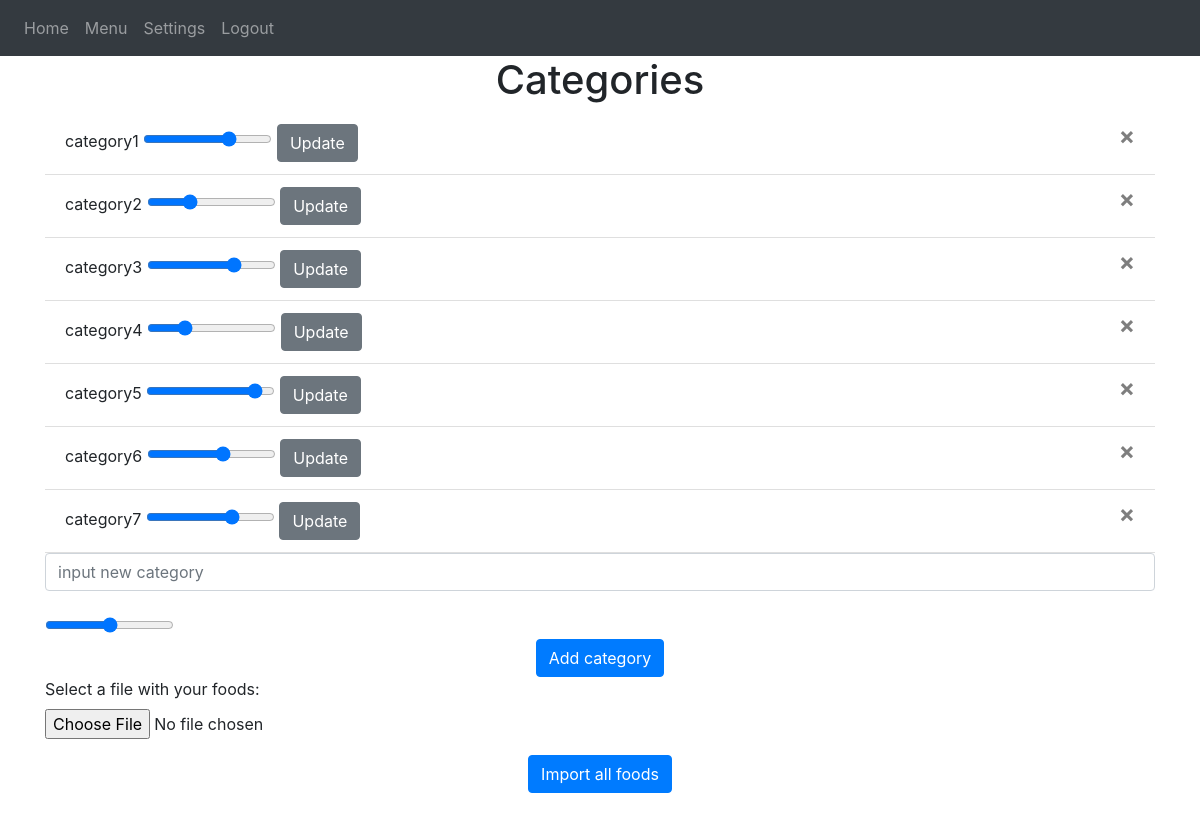
The app's page /settings (signed in), older data.
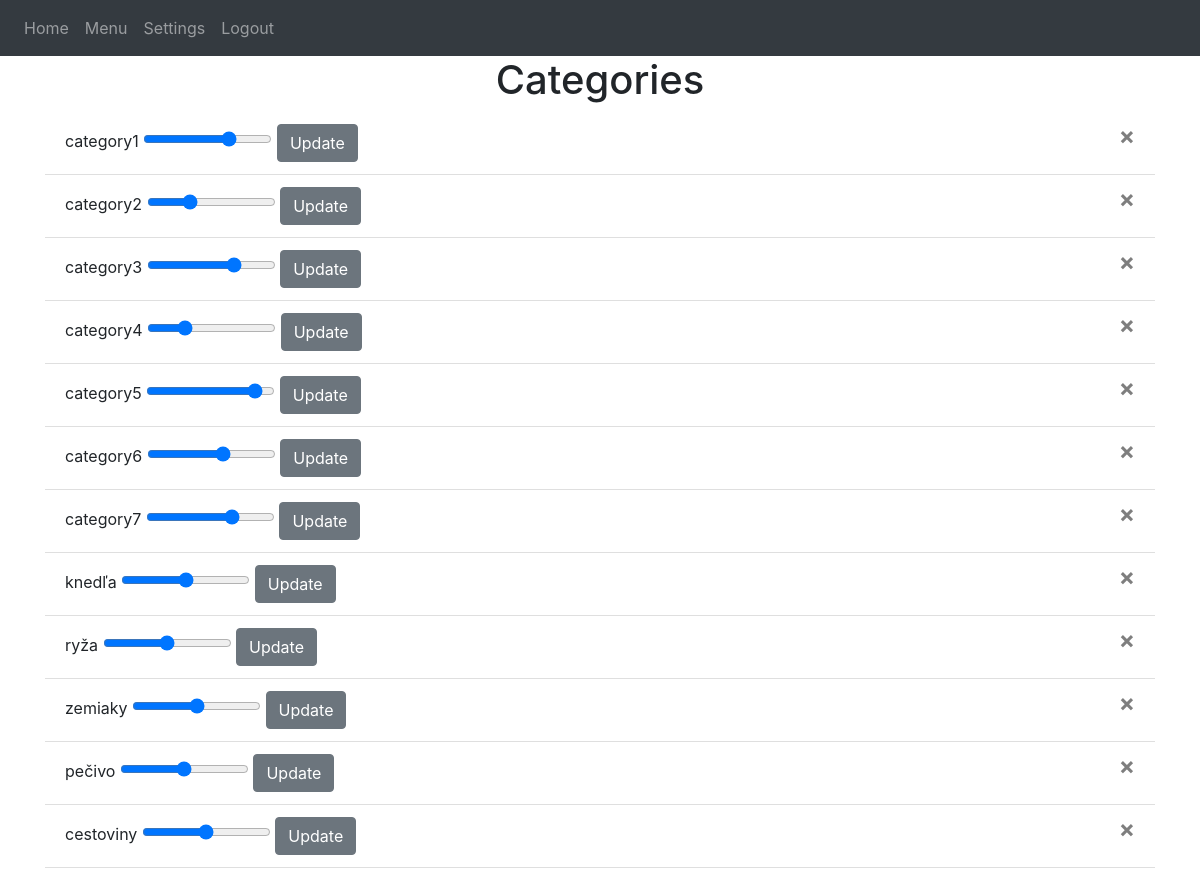
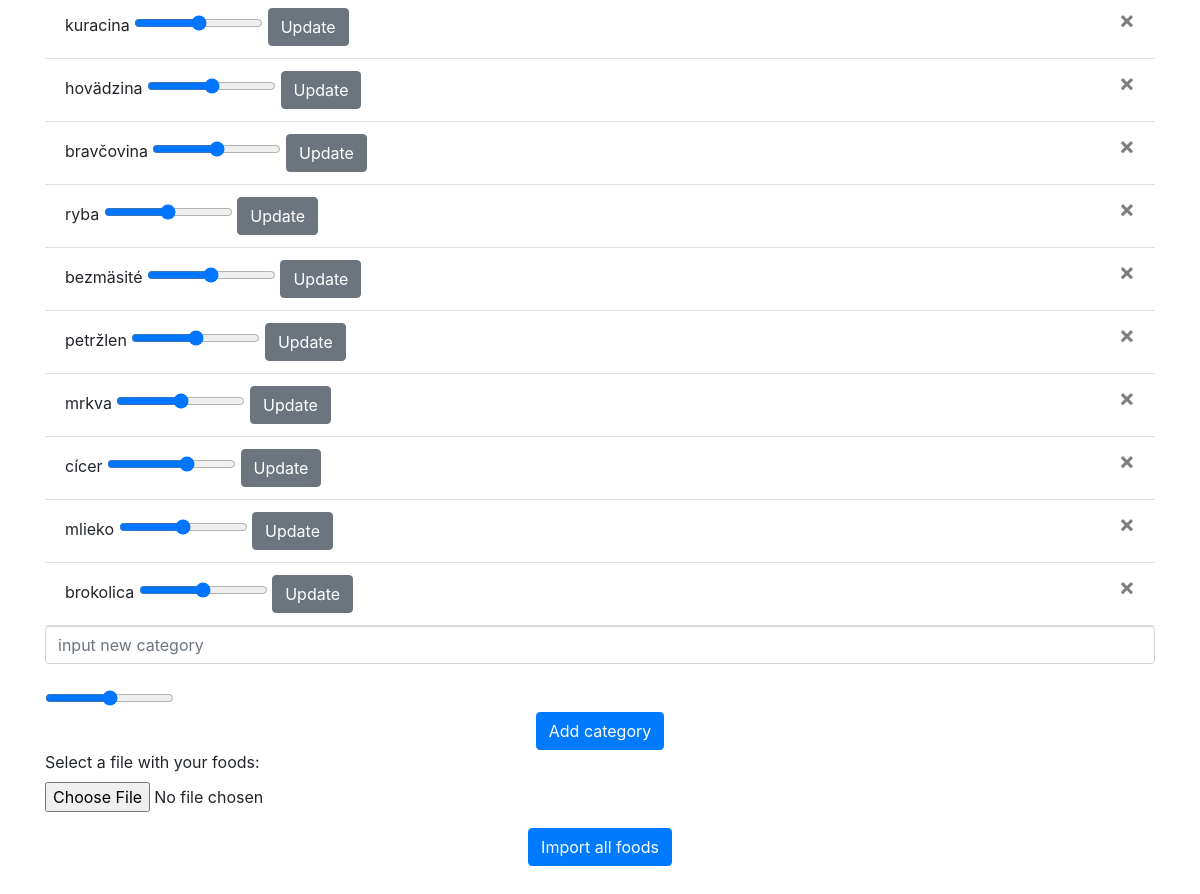
The same page, newer data (2 pictures, top to bottom).
### src/models.py (models this page shows)
class Category(db.Model):
    __tablename__ = "categories"
    id = db.Column(db.Integer, primary_key=True)
    name = db.Column(db.String(100))
    value = db.Column(db.Float())
    immediateValue = db.Column(db.Float())
    user_id = db.Column(db.Integer,db.ForeignKey('users.id'))
    foods = db.relationship('Food',secondary='food_category',back_populates='categories')

### src/views.py (the view, shortened to what this page needs)
@views.route('/settings',methods=['GET','POST'])
@login_required
def settings():
    return render_template("settings.html", user=current_user)

### src/__init__.py (called while the page is built)
def create_app():
    app = Flask(__name__)
    app.config['SECRET_KEY'] = 'tajny klucik'
    app.config['SQLALCHEMY_DATABASE_URI'] = f'sqlite:///{DB_NAME}'
    app.config['UPLOAD_FOLDER'] = configuration.UPLOAD_FOLDER
    db.init_app(app)
    from .views import views
    from .auth import auth
    app.register_blueprint(views, url_prefix='/')
    app.register_blueprint(auth, url_prefix='/')
    from .models import User, Food, Category, FoodCategory
    create_database(app)
    login_manager = LoginManager()
    login_manager.login_view = 'auth.login'
    login_manager.init_app(app)
    @login_manager.user_loader
    def load_user(id):
        return User.query.get(int(id))
    return app

### src/templates/settings.html
{% extends "base.html" %} {% block title %}Settings{% endblock %}
{% block content %}
<h1 align="center">Categories</h1>
<ul class="list-group list-group-flush" id="categories">
    {% for category in user.categories %}
    <li class="list-group-item">
        {{ category.name }}
        <input
            type="range"
            name="{{'categoryvalue_'+category.id|string}}"
            id="{{'categoryvalue_'+category.id|string}}"
            class="form-range"
            min="0"
            max="1"
            step="0.01"
            value="{{category.value}}"
        />
        <button type="button" class="btn btn-secondary" onClick="updateCategory({{ category.id }}, {{'categoryvalue_'+category.id|string}} )">
            <span>Update</span>
        </button>
        <button type="button" class="close" onClick="deleteCategory({{ category.id }} )">
            <span aria-hidden="true">&times;</span>
        </button>
    </li>
    {% endfor %}
</ul>
<div>
<form method="POST">
    <input
        type="text"
        name="category"
        id="category"
        class="form-control"
        placeholder="input new category"
    />
    <br />
    <input
        type="range"
        name="categoryvalue"
        id="categoryvalue"
        class="form-range"
        min="0"
        max="1"
        step="0.01"
    />
    <br />
    <div align="center">
        <button type="submit" name='categoryform' class="btn btn-primary">Add category</button>
    </div>
</form>
</div>
<div>
<form method="POST" enctype="multipart/form-data">
    <div class="form-group">
        <label for="myfile">Select a file with your foods:</label>
        <input type="file" id="file" name="file" class="form-control-file">
    </div>
    <div align="center">
        <button type="submit"  name='fileform' class="btn btn-primary">Import all foods</button>
    </div>
</form>
</div>
{% endblock %}

### src/templates/base.html (shortened to what this page needs)
<!DOCTYPE html>
<html>
  <head>
    <link
      rel="stylesheet"
      href="https://stackpath.bootstrapcdn.com/bootstrap/4.4.1/css/bootstrap.min.css"
    />
    <link
      rel="stylesheet"
      href="https://stackpath.bootstrapcdn.com/font-awesome/4.7.0/css/font-awesome.min.css"
    />
  </head>
  <body>
    <nav class="navbar navbar-expand-lg navbar-dark bg-dark">
      <div class="collapse navbar-collapse" id="navbar">
        <div class="navbar-nav">
        {% if user.is_authenticated %}
          <a class="nav-item nav-link" id="home" href="/">Home</a>
          <a class="nav-item nav-link" id="menu" href="/menu">Menu</a>
          <a class="nav-item nav-link" id="settings" href="/settings">Settings</a>
          <a class="nav-item nav-link" id="logout" href="/logout">Logout</a>
        {% else %}
          <a class="nav-item nav-link" id="login" href="/login">Login</a>
          <a class="nav-item nav-link" id="signUp" href="/sign-up">Sign Up</a>
        {% endif %}
        </div>
      </div>
    </nav>
    <div class="container">{% block content %} {% endblock %}</div>
    <div style="height: 50px;">
    </div>
  </body>
</html>

Row changes from the older to the newer data that the page shows:
added Category: name "knedľa", value "0.5"
added Category: name "ryža", value "0.5"
added Category: name "zemiaky", value "0.5"
added Category: name "pečivo", value "0.5"
added Category: name "cestoviny", value "0.5"
added Category: name "kuracina", value "0.5"
added Category: name "hovädzina", value "0.5"
added Category: name "bravčovina", value "0.5"
added Category: name "ryba", value "0.5"
added Category: name "bezmäsité", value "0.5"
added Category: name "petržlen", value "0.5"
added Category: name "mrkva", value "0.5"
added Category: name "cícer", value "0.64"
added Category: name "mlieko", value "0.5"
added Category: name "brokolica", value "0.5"
